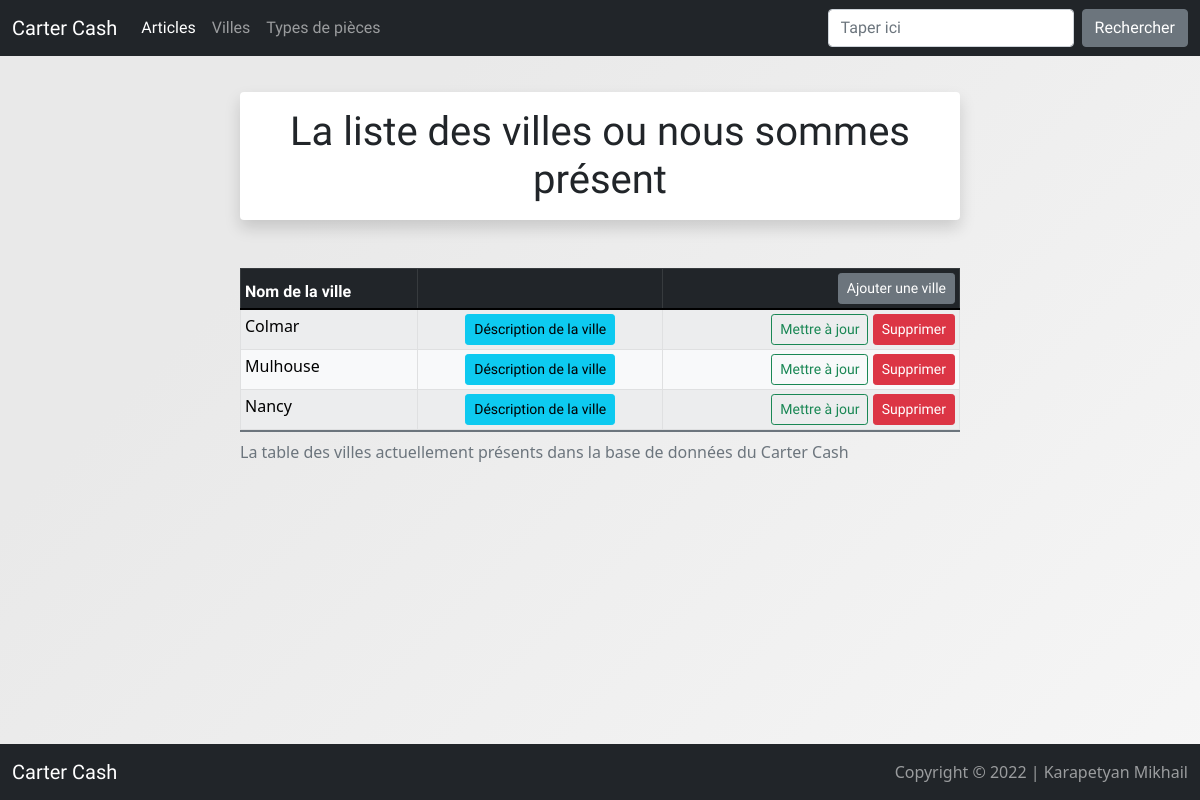
/user/all_villes, run on an earlier commit of the app's database.
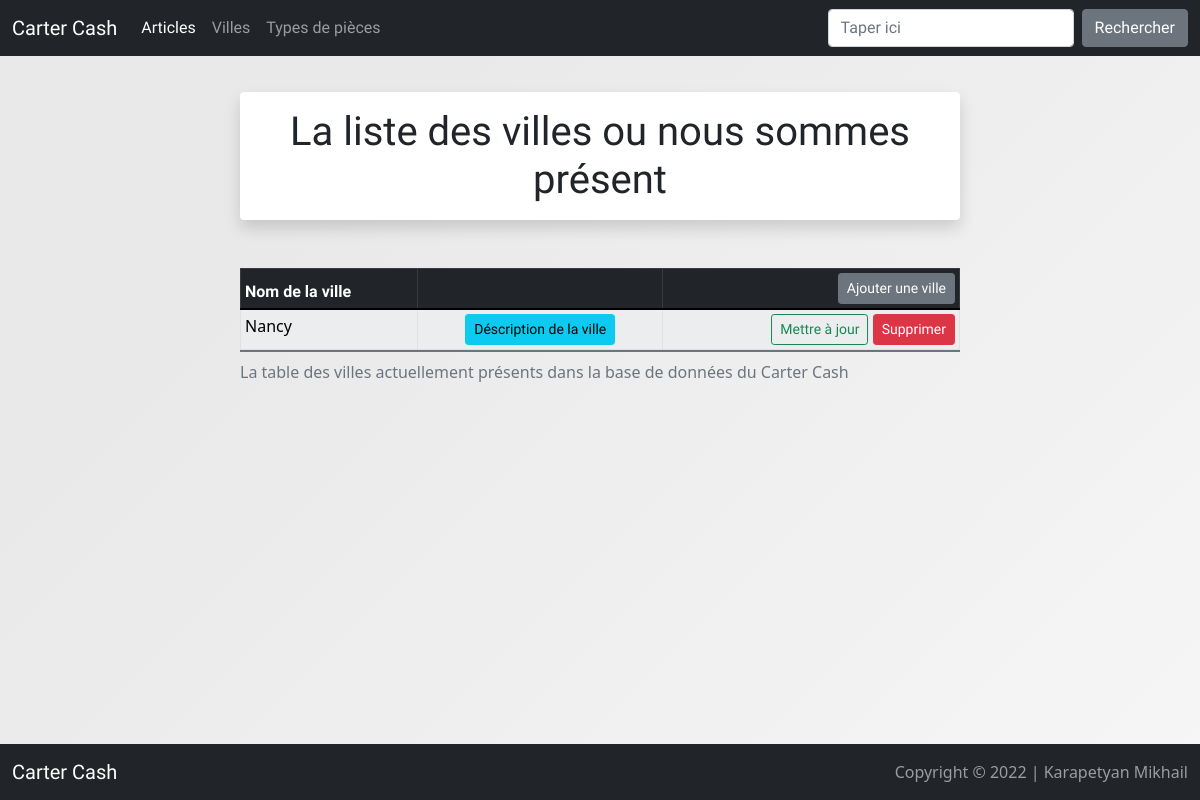
And on a later commit of the database.
### user/models.py (models this page shows)
class Ville(models.Model):
    name = models.CharField(max_length=30)
    describtion = models.CharField(max_length=500)
    def __str__(self):
        return self.name

### user/views.py (the view)
# urls.py: path('all_villes', views.all_villes, name="Ville_list"),
def all_villes(request):
    ville_list = Ville.objects.all()
    return render(request, 'user/ville_list.html', {'ville_list': ville_list})

### user/templates/user/ville_list.html (shortened to what this page needs)
{% extends 'base.html' %}
{% load static %}
{% load crispy_forms_tags %}
{% block content %}
<head>
  <link rel="stylesheet" href=" {% static 'css/styles.css' %} ">
<head>
<header>
  <div class="top-article-list">
    <h1 class="shadow p-3 mb-5 bg-body rounded ">La liste des villes ou nous sommes présent</h1>
  </div>
</header>
<body class="body-article-list">
  <div class="article-table">
    <table class="table table-light table-striped table-bordered table-sm">
        <thead>
        <tr class="table-dark">
          <th scope="col">Nom de la ville</th>
          <th scope="col"><th class="table-top text-end" scope="col"><a class="btn btn-secondary btn-sm" href="{% url 'Ville_add' %}">Ajouter une ville</a>
          </th>
          <caption>La table des villes actuellement présents dans la base de données du Carter Cash</caption>
        </tr>
        </thead>
        {% for ville in ville_list %}
        <tr>
          <td>{{ ville }}</td>
          <td class="text-center"><a href="{%url 'Ville_delete' ville.id %}" class="btn btn-info btn-sm"> Déscription de la ville </a> </td>
          <td class="text-end"><a href="{%url 'Ville_update' ville.id %}" class="btn btn-outline-success btn-sm">Mettre à jour</a> <a href="{%url 'Ville_delete' ville.id %}" class="btn btn-danger btn-sm">Supprimer </a></td>
        </tr>
        {% empty %}
      </table>
        <tr>
          <td colspan="4">Aucune ville n'est présente, votre base de données est vide ! <a href="{% url 'Ville_add' %}"> Ajouter la premiere ville</article></a>.</td>
        </tr>
    </tbody>
    {% endfor %}
  </table>
</div>
</body>
{% endblock %}

What changed in the data, as far as the page shows it:
removed Ville: name "Colmar"
removed Ville: name "Mulhouse"
